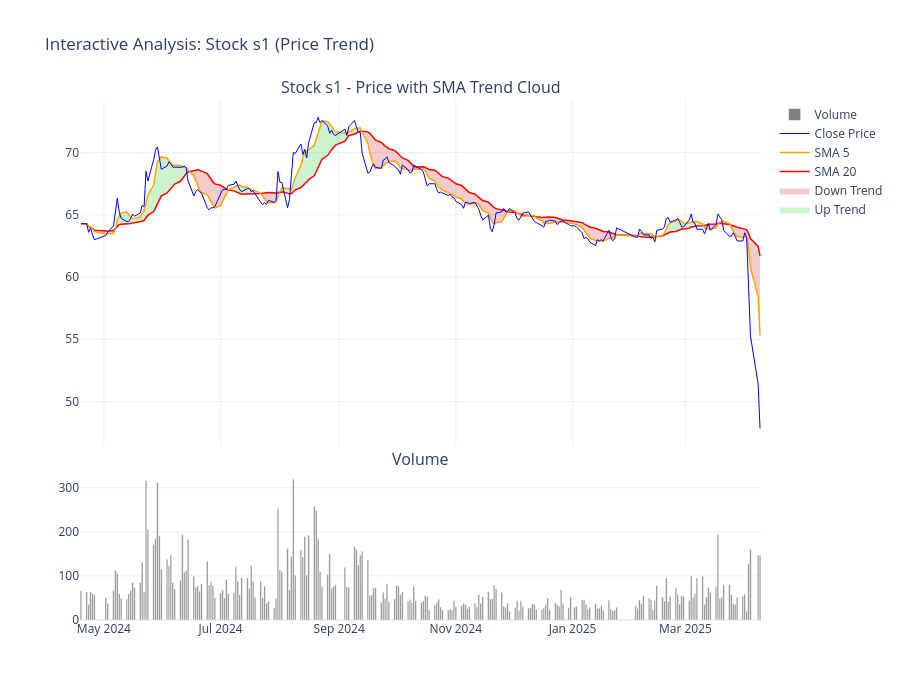

The notebook cell saved with this chart:
### Markdown cell above
## 5. Visualization: Price with SMAs and Trend Cloud

### Code cell
# Create trend fill bounds
df['SMA5_Green'] = np.where(df['SMA5'] >= df['SMA20'], df['SMA5'], df['SMA20'])
df['SMA5_Red'] = np.where(df['SMA5'] < df['SMA20'], df['SMA5'], df['SMA20'])

# Create interactive plot
fig = make_subplots(
    rows=2, cols=1,
    shared_xaxes=True,
    vertical_spacing=0.05,
    subplot_titles=(f'Stock {STOCK_NAME} - Price with SMA Trend Cloud', 'Volume'),
    row_heights=[0.7, 0.3]
)

# Row 1: Trend Cloud & Price
# Base SMA20 (invisible)
fig.add_trace(go.Scatter(x=df['date'], y=df['SMA20'], line=dict(width=0), showlegend=False, hoverinfo='skip'), row=1, col=1)

# Green fill (uptrend)
fig.add_trace(go.Scatter(
    x=df['date'], y=df['SMA5_Green'],
    line=dict(width=0),
    fill='tonexty', fillcolor='rgba(0, 200, 0, 0.2)',
    name='Up Trend', hoverinfo='skip'
), row=1, col=1)

# Base again
fig.add_trace(go.Scatter(x=df['date'], y=df['SMA20'], line=dict(width=0), showlegend=False, hoverinfo='skip'), row=1, col=1)

# Red fill (downtrend)
fig.add_trace(go.Scatter(
    x=df['date'], y=df['SMA5_Red'],
    line=dict(width=0),
    fill='tonexty', fillcolor='rgba(200, 0, 0, 0.2)',
    name='Down Trend', hoverinfo='skip'
), row=1, col=1)

# SMA lines
fig.add_trace(go.Scatter(x=df['date'], y=df['SMA20'], line=dict(color='red', width=1.5), name='SMA 20'), row=1, col=1)
fig.add_trace(go.Scatter(x=df['date'], y=df['SMA5'], line=dict(color='orange', width=1.5), name='SMA 5'), row=1, col=1)
fig.add_trace(go.Scatter(x=df['date'], y=df['price'], line=dict(color='blue', width=1), name='Close Price'), row=1, col=1)

# Row 2: Volume
fig.add_trace(go.Bar(x=df['date'], y=df['volume'], marker_color='gray', name='Volume'), row=2, col=1)

fig.update_layout(
    title=f'Interactive Analysis: Stock {STOCK_NAME} (Price Trend)',
    xaxis_rangeslider_visible=False,
    height=700,
    template='plotly_white'
)

fig.show()

### Figure 1 — Plotly figure (JSON) as saved in the notebook; plotly's stock layout.template omitted (floating-point values rounded to 4 significant figures; data arrays with more than 128 entries replaced by an {"elided": "..."} marker saying what was removed)
{"data": [{"hoverinfo": "skip", "line": {"width": 0}, "showlegend": false, "type": "scatter", "x": {"elided": "242 str values"}, "xaxis": "x", "y": {"elided": "242 float values"}, "yaxis": "y"}, {"fill": "tonexty", "fillcolor": "rgba(0, 200, 0, 0.2)", "hoverinfo": "skip", "line": {"width": 0}, "name": "Up Trend", "type": "scatter", "x": {"elided": "242 str values"}, "xaxis": "x", "y": {"elided": "242 float values"}, "yaxis": "y"}, {"hoverinfo": "skip", "line": {"width": 0}, "showlegend": false, "type": "scatter", "x": {"elided": "242 str values"}, "xaxis": "x", "y": {"elided": "242 float values"}, "yaxis": "y"}, {"fill": "tonexty", "fillcolor": "rgba(200, 0, 0, 0.2)", "hoverinfo": "skip", "line": {"width": 0}, "name": "Down Trend", "type": "scatter", "x": {"elided": "242 str values"}, "xaxis": "x", "y": {"elided": "242 float values"}, "yaxis": "y"}, {"line": {"color": "red", "width": 1.5}, "name": "SMA 20", "type": "scatter", "x": {"elided": "242 str values"}, "xaxis": "x", "y": {"elided": "242 float values"}, "yaxis": "y"}, {"line": {"color": "orange", "width": 1.5}, "name": "SMA 5", "type": "scatter", "x": {"elided": "242 str values"}, "xaxis": "x", "y": {"elided": "242 float values"}, "yaxis": "y"}, {"line": {"color": "blue", "width": 1}, "name": "Close Price", "type": "scatter", "x": {"elided": "242 str values"}, "xaxis": "x", "y": {"elided": "242 float values"}, "yaxis": "y"}, {"marker": {"color": "gray"}, "name": "Volume", "type": "bar", "x": {"elided": "242 str values"}, "xaxis": "x2", "y": {"elided": "242 float values"}, "yaxis": "y2"}], "layout": {"annotations": [{"font": {"size": 16}, "showarrow": false, "text": "Stock s1 - Price with SMA Trend Cloud", "x": 0.5, "xanchor": "center", "xref": "paper", "y": 1.0, "yanchor": "bottom", "yref": "paper"}, {"font": {"size": 16}, "showarrow": false, "text": "Volume", "x": 0.5, "xanchor": "center", "xref": "paper", "y": 0.285, "yanchor": "bottom", "yref": "paper"}], "height": 700, "title": {"text": "Interactive Analysis: Stock s1 (Price Trend)"}, "xaxis": {"anchor": "y", "domain": [0, 1], "matches": "x2", "rangeslider": {"visible": false}, "showticklabels": false}, "xaxis2": {"anchor": "y2", "domain": [0, 1]}, "yaxis": {"anchor": "x", "domain": [0.335, 1.0]}, "yaxis2": {"anchor": "x2", "domain": [0, 0.285]}}}
